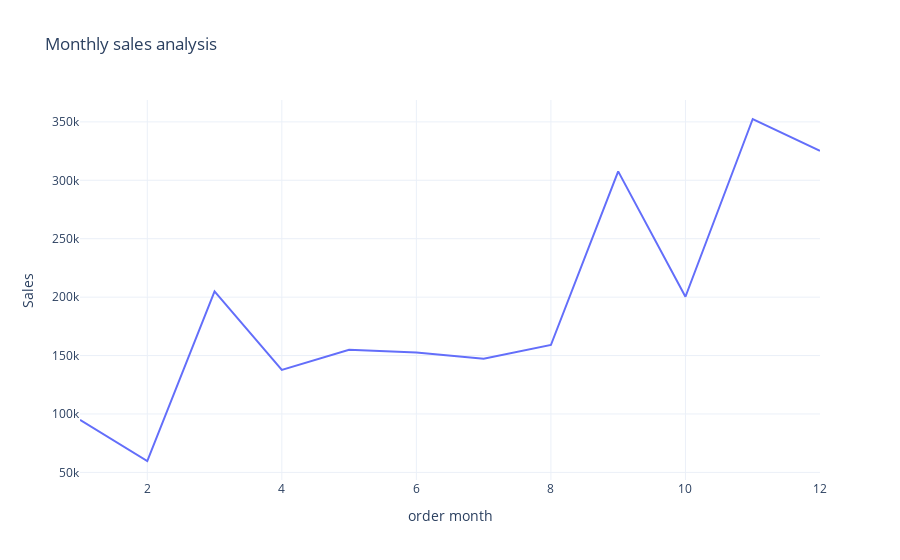

The code cell stored with this chart in its notebook:
### Code cell
fig=px.line(sales_by_month,
           x='order month',
           y='Sales',
           title='Monthly sales analysis')
fig.show()

### Figure 1 — Plotly figure (JSON) as saved in the notebook; plotly's stock layout.template omitted (floating-point values rounded to 4 significant figures)
{"data": [{"hovertemplate": "order month=%{x}<br>Sales=%{y}<extra></extra>", "legendgroup": "", "line": {"color": "#636efa", "dash": "solid"}, "marker": {"symbol": "circle"}, "mode": "lines", "name": "", "orientation": "v", "showlegend": false, "type": "scatter", "x": [1, 2, 3, 4, 5, 6, 7, 8, 9, 10, 11, 12], "xaxis": "x", "y": [94920.0, 59750.0, 205000.0, 137800.0, 155000.0, 152700.0, 147200.0, 159000.0, 307600.0, 200300.0, 352500.0, 325300.0], "yaxis": "y"}], "layout": {"autosize": true, "legend": {"tracegroupgap": 0}, "title": {"text": "Monthly sales analysis"}, "xaxis": {"anchor": "y", "autorange": true, "domain": [0, 1], "range": [1, 12], "title": {"text": "order month"}, "type": "linear"}, "yaxis": {"anchor": "x", "autorange": true, "domain": [0, 1], "range": [43490.0, 368700.0], "title": {"text": "Sales"}, "type": "linear"}}}
